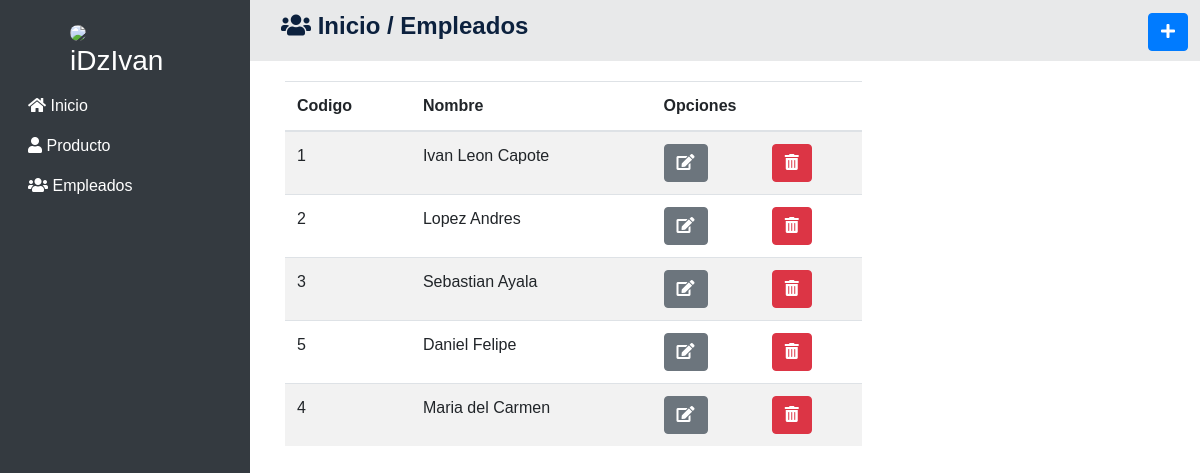
Before: / with the older database file.
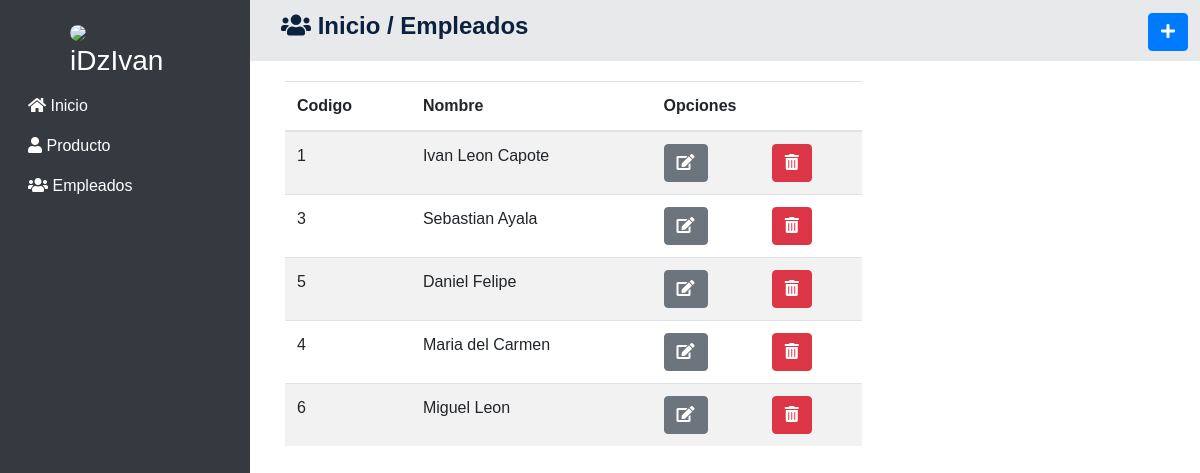
After: the same page with the newer database file.
### employee/models.py (models this page shows, shortened)
class Employee(models.Model):
    code = models.CharField(primary_key = True, max_length=10)
    name = models.CharField(max_length=50)

### employee/views.py (the view)
# urls.py: path('', views.home),
def home(request):
    listEmployee = Employee.objects.all
    return render(request, 'home.html', {'employees':listEmployee})

### employee/templates/home.html (shortened to what this page needs)
{% extends "./base.html" %}
{% block body %}
<div class="row">
    <div class="col-sm-12 col-md-6 col-lg-8 col-xl-8">
        <div class="table-responsive">
            <table class="table table-striped">
                <thead>
                    <tr>
                        <th>Codigo</th>
                        <th>Nombre</th>
                        <th colspan="2">Opciones</th>
                    </tr>
                </thead>
                <tbody>
                    {% for e in employees %}
                        <tr>
                            <td>{{ e.code }}</td>
                            <td>{{ e.name }}</td>
                            <td><a href="editEmployee/{{ e.code }}" class="btn btn-secondary"><i class="fas fa-edit"></i></a></td>
                            <td><a href="deleteEmployee/{{ e.code }}" class="btn btn-danger"><i class="fas fa-trash-alt"></i></a></td>
                        </tr>
                    {% endfor %}
                </tbody>
            </table>
        </div>
    </div>
</div>
{% endblock body %}

### employee/templates/base.html (shortened to what this page needs)
<!DOCTYPE html>
<html lang="es">
  <head>
    <link
      rel="stylesheet"
      href="https://cdn.jsdelivr.net/npm/bootstrap@4.6.2/dist/css/bootstrap.min.css"
    />
    <link
      rel="stylesheet"
      href="https://cdnjs.cloudflare.com/ajax/libs/font-awesome/5.15.3/css/fontawesome.min.css"
    />
    <link
      rel="stylesheet"
      href="https://cdnjs.cloudflare.com/ajax/libs/font-awesome/5.15.3/css/all.min.css"
    />
  </head>
  <body style="margin-top: 20px">
    <nav class="sidebar" style="padding: 20px">
      <div class="sidebar-header" style="margin-left: 50px">
        <img style="border-radius:150px; width="100px"; height="100px"
        src="https://encrypted-tbn0.gstatic.com/images?q=tbn:ANd9GcTmZlPW2i-YX2CBB083eIhAjZhmE490xDZyTrzTfH5AXl6EXUnQf4TEmwhWvlZ1xW5NOzg&usqp=CAU">
        <h3>iDzIvan</h3>
      </div>
      <ul class="list-unstyled components">
        <li style="padding: 8px">
          <a href="#"> <i class="fas fa-home"></i> Inicio </a>
        </li>
        <li style="padding: 8px">
          <a href="#"> <i class="fas fa-user"></i> Producto </a>
        </li>
        <li style="padding: 8px">
          <a href="#"> <i class="fas fa-users"></i> Empleados </a>
        </li>
      </ul>
    </nav>
    <div style="background-color: #343a401c;padding: 12px;margin-top: -20px;">
      <h1 style="margin-left: 269px; font-size: 1.5rem; color: #0c213e;font-weight: 600;">
        <i class="fas fa-users"></i> Inicio / Empleados
      </h1>
      <button style="margin-top: -36px;float: right;" type="button" class="btn btn-primary" data-toggle="modal" data-target="#addEmployeeModal">
        <i class="fas fa-plus"></i>
      </button>
    </div>
    <div class="main-content">
      <div class="container">{% block body %} {% endblock body %}</div>
    </div>
  </body>
</html>

### employee/templates/base.html (style rules this page uses)
body { font-family: "Arial", sans-serif; }
.sidebar { position: fixed; top: 0; left: 0; height: 100%; width: 250px; background-color: #343a40; padding-top: 56px; color: #fff; }
.sidebar a { text-decoration: none; color: #fff; }
.main-content { margin-left: 250px; padding: 20px; }

Changed rows visible on the page:
removed Employee: code "2", name "Lopez Andres"
added Employee: code "6", name "Miguel Leon"
